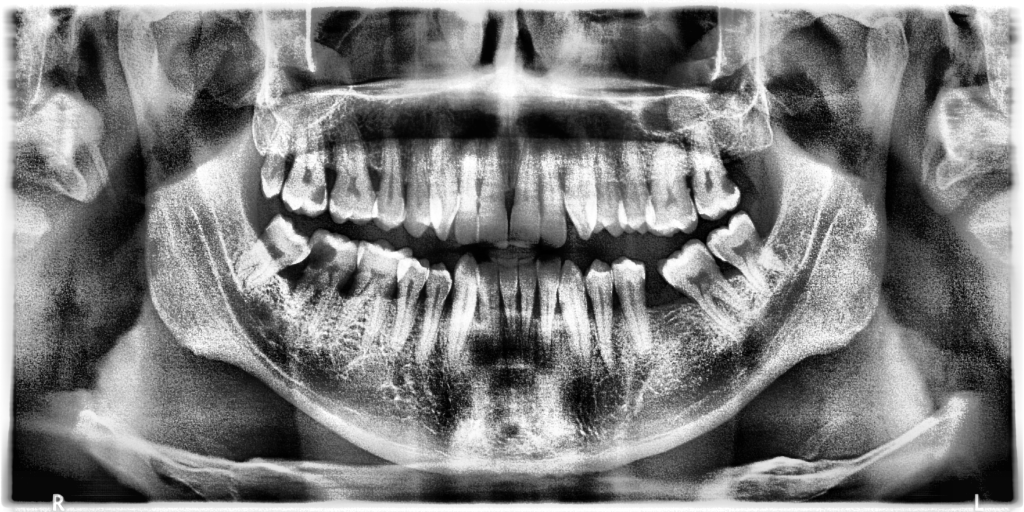
#> input picture data/processed/images/train/train_0.png, 1024 x 512 px; its folder holds 3 pictures in this run
$ python preprocess_images.py
#> lines starting #> are read from the running program, lines starting #| are printed output that depends on the picture
import cv2
import os
import numpy as np

def apply_clahe_and_scale():
    image_dir = os.path.join('data', 'processed', 'images', 'train')
    if not os.path.exists(image_dir):
        print(f"Error: Target directory {image_dir} not found!")
        return

    # Initialize clinical CLAHE filter
    clahe = cv2.createCLAHE(clipLimit=3.0, tileGridSize=(8, 8))

    # Define a standard uniform resolution for the dental screening model
    TARGET_WIDTH = 1024
    TARGET_HEIGHT = 512

    print("Beginning professional CLAHE and uniform scaling pipeline...")
    valid_extensions = ('.png', '.jpg', '.jpeg')
    images = [f for f in os.listdir(image_dir) if f.lower().endswith(valid_extensions)]

    count = 0
    for filename in images:
        img_path = os.path.join(image_dir, filename)
        img = cv2.imread(img_path, cv2.IMREAD_GRAYSCALE)
#> img is the input picture: shape (512, 1024); min 0, max 255, mean 126.9

        if img is not None:
            # 1. Apply contrast enhancement filter
            enhanced_img = clahe.apply(img)
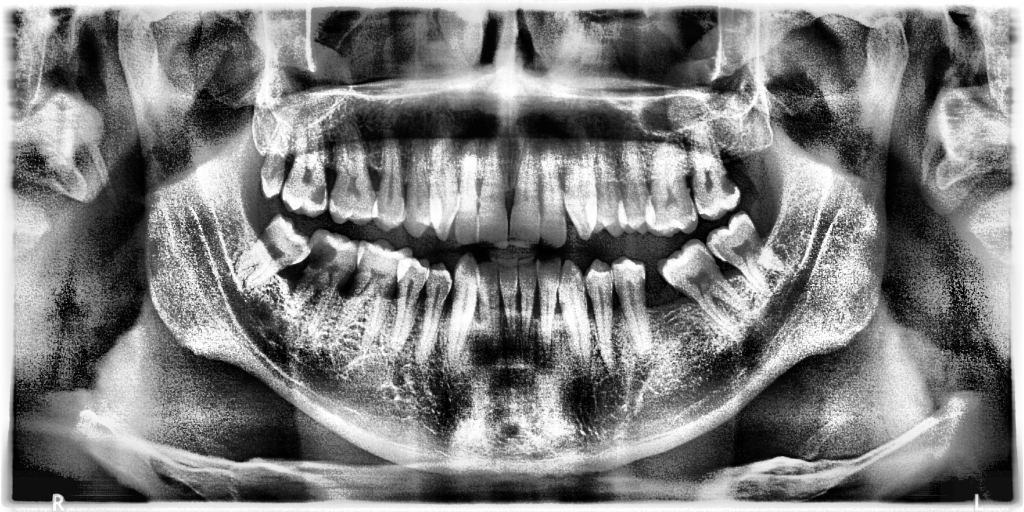
#> enhanced_img: shape (512, 1024); min 0, max 255, mean 127.8

            # 2. Scale image to uniform clinical resolution
            standardized_img = cv2.resize(enhanced_img, (TARGET_WIDTH, TARGET_HEIGHT), interpolation=cv2.INTER_AREA)

            # Overwrite original with the optimized version
            cv2.imwrite(img_path, standardized_img)
            count += 1
            if count % 100 == 0:
                print(f"Successfully optimized and standardized {count}/{len(images)} X-ray scans...")
#> pass 2 of the loop in apply_clahe_and_scale, `for filename in images:`:
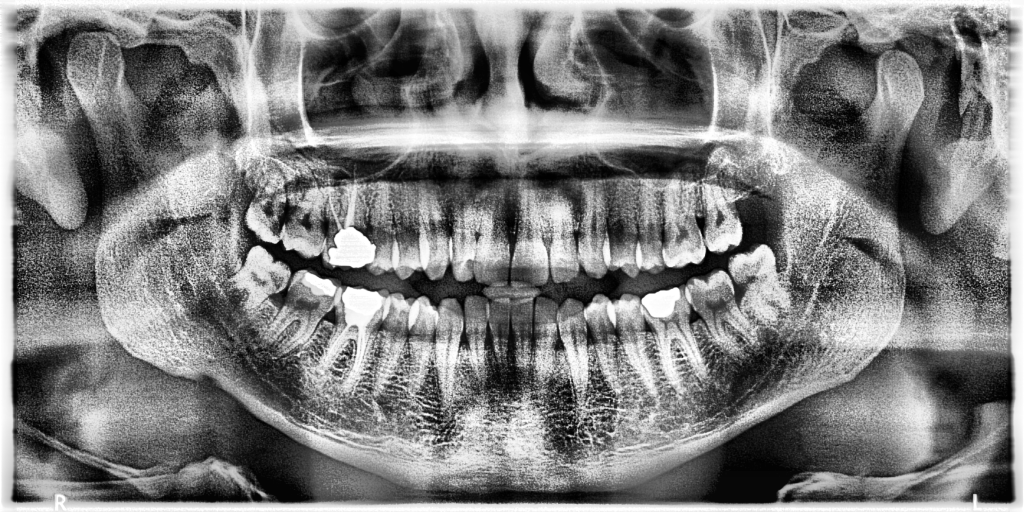
#> input picture data/processed/images/train/train_1.png, 1024 x 512 px
#> in apply_clahe_and_scale, img is the input picture: shape (512, 1024); min 0, max 255, mean 126.8
#> in apply_clahe_and_scale, `enhanced_img = clahe.apply(img)`:
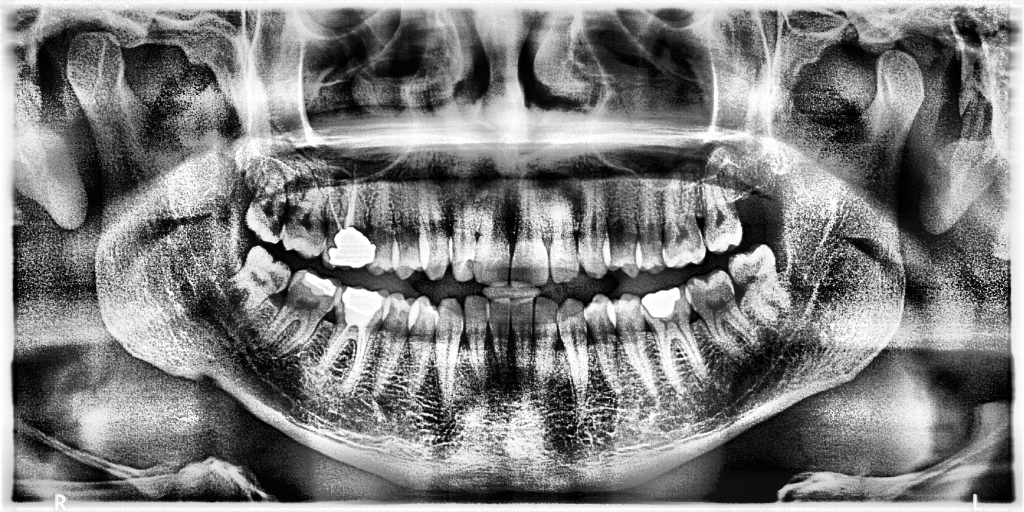
#> enhanced_img: shape (512, 1024); min 0, max 255, mean 127.5
#> pass 3 of the loop in apply_clahe_and_scale, `for filename in images:`:
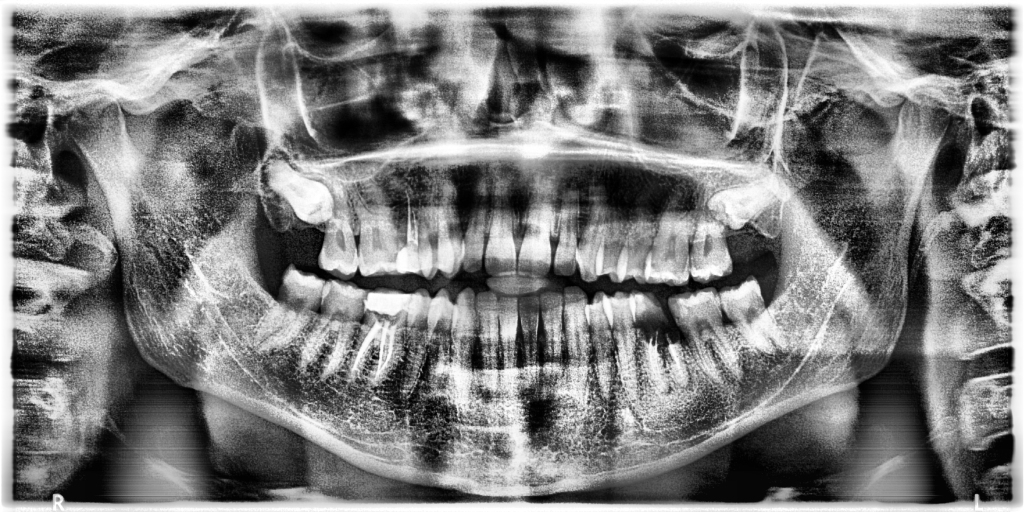
#> input picture data/processed/images/train/train_2.png, 1024 x 512 px
#> in apply_clahe_and_scale, img is the input picture: shape (512, 1024); min 0, max 255, mean 125.8
#> in apply_clahe_and_scale, `enhanced_img = clahe.apply(img)`:
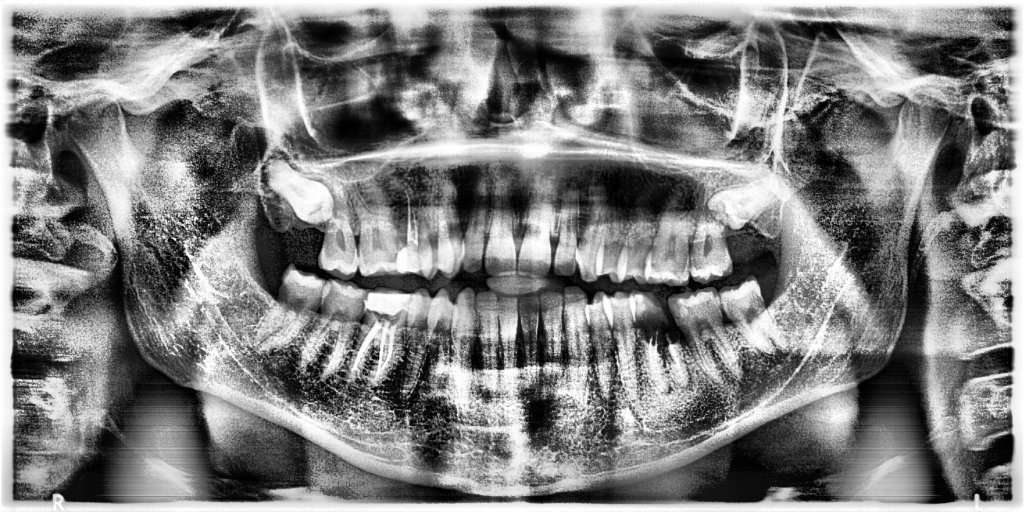
#> enhanced_img: shape (512, 1024); min 0, max 255, mean 127.6

    print(f"🎉 Complete! Successfully enhanced and scaled all {count} panoramic X-rays to uniform {TARGET_WIDTH}x{TARGET_HEIGHT} resolution.")

if __name__ == '__main__':
    apply_clahe_and_scale()
